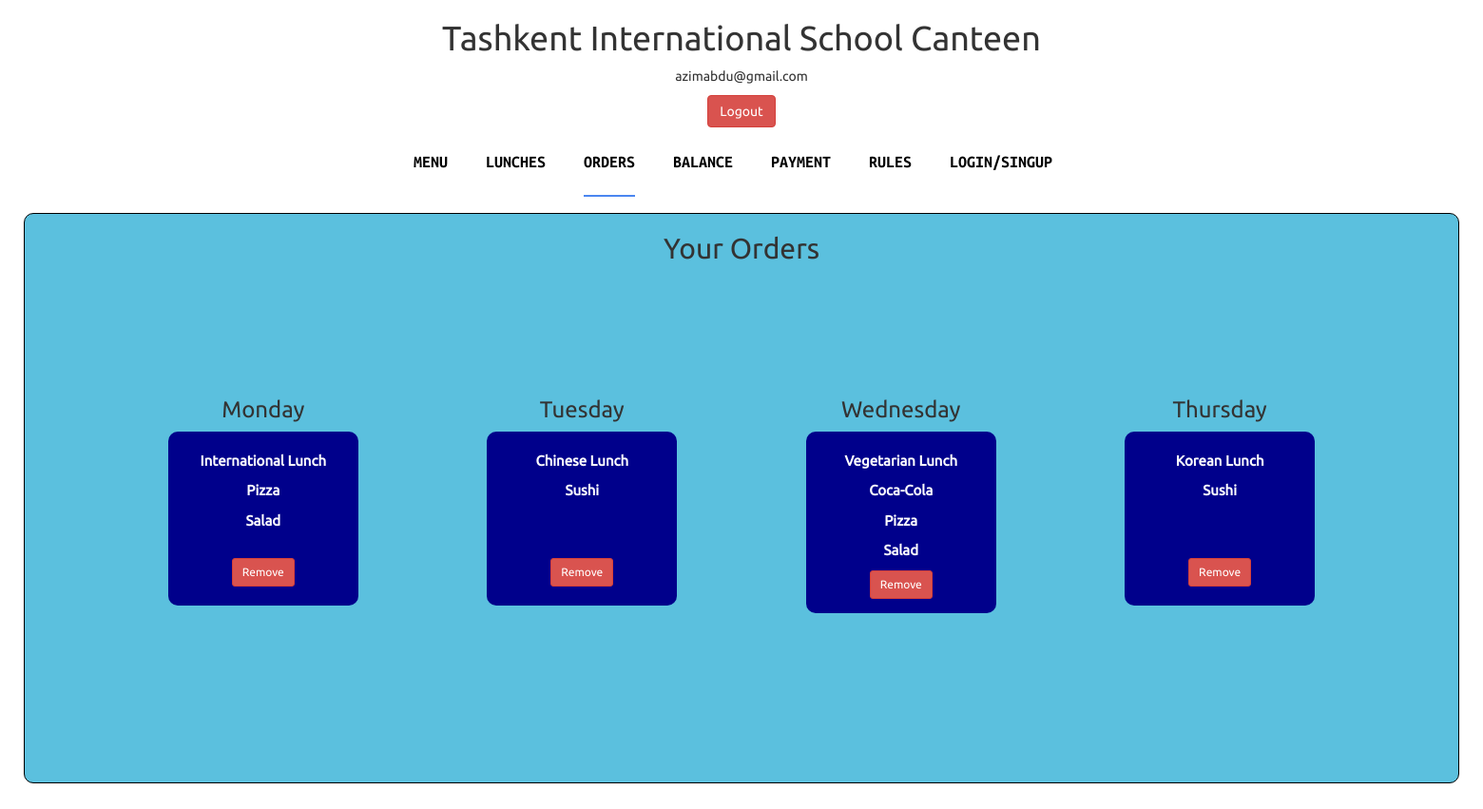
/orders (signed in), run on an earlier commit of the app's database.
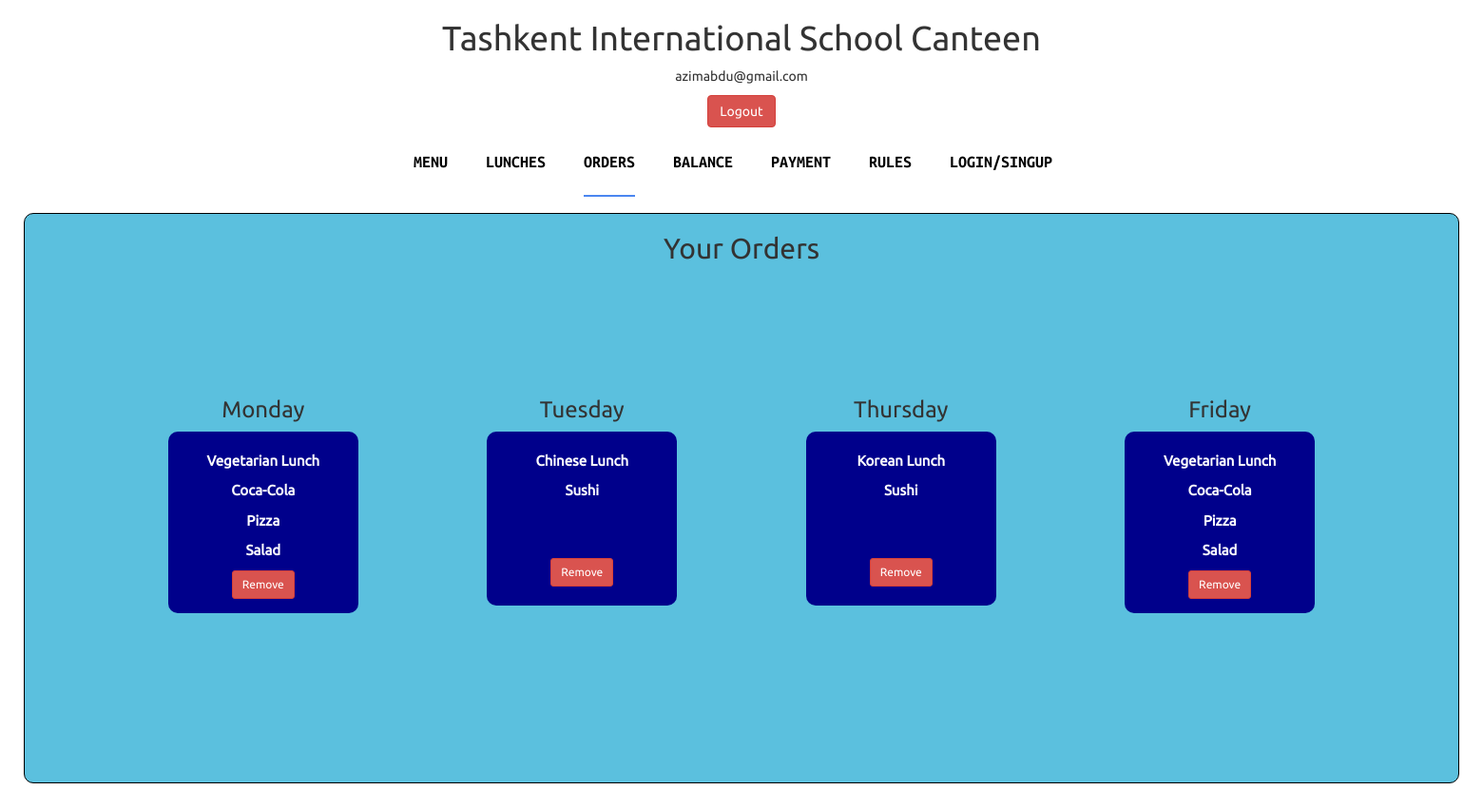
And on a later commit of the database.
### main/models.py (models this page shows, shortened)
class User(AbstractUser):
    username = None
    email = models.EmailField(unique=True, blank=False, null=False)
    full_name = models.CharField(max_length=255, blank=False, null=False)
    balance = models.DecimalField(max_digits=1000, default=1000, blank=True, decimal_places=2)
    USERNAME_FIELD = 'email'
    REQUIRED_FIELDS = []
    objects = UserManager()

class Order(models.Model):
    user = models.ForeignKey(User, on_delete=models.CASCADE, related_name="order")
    weekday = models.ForeignKey(WeekDay, on_delete=models.CASCADE, related_name="orders")
    lunch = models.ForeignKey(Lunch, on_delete=models.CASCADE, related_name="lunch")
    paid = models.BooleanField(default=False)
    class Meta:
        unique_together = ('user', 'lunch', 'weekday')

class WeekDay(models.Model):
    weekday = models.CharField(max_length=255, choices=WEEK_DAYS, unique=True)
    lunch = models.ManyToManyField(Lunch, related_name="weekday", blank=True)
    def __str__(self):
        return f"{self.weekday}"

class Lunch(models.Model):
    name = models.CharField(max_length=255, blank=False, null=False)
    def __str__(self):
        return f"{self.name}"

class MenuItem(models.Model):
    lunch = models.ManyToManyField(Lunch, related_name="menuitem")
    title = models.CharField(max_length=255, blank=False, null=False)
    price = models.DecimalField(max_digits=1000, decimal_places=2)
    def __str__(self):
        return f"{self.title}"

### main/views.py (the view)
@login_required
def orders(request):
    user = request.user
    orders = Order.objects.filter(user=user).order_by("weekday_id")
    return render(request, "orders.html", {
        "orders": orders,
    })

### templates/orders.html
{% extends "main.html" %}
{% block content %}
    <h2>Your Orders</h2>
    <div class="order-row">
        <div class="block-wrapper ">
            {% for order in orders %}
                <div class="displaycolumn">
                <h3 class="fitcontent">{{ order.weekday }}</h3>
                 <div class="block-item forcolumn">
                 <div>
                    <p class="title">{{ order.lunch }} Lunch</p>
                    {% for item in order.lunch.menuitem.all %}
                        <p>{{ item }}</p>
                    {% endfor %}
                 </div>
                        <a href="{% url "main:remove-order" order.weekday_id order.lunch_id %}">
                             <button class="block_item-btn btn btn-danger btn-sm">Remove</button>
                        </a>
                    </div>
                </div>
            {% endfor %}
        </div>
    </div>
{% endblock %}

### templates/main.html (shortened to what this page needs)
{% load static %}
<!doctype html>
<html lang="en">
<head>
    <link rel="stylesheet" href="{% static 'css/main.css' %}">
    <link rel="stylesheet" href="{% static 'css/bootstrap.min.css' %}" />
    <link rel="stylesheet" href="{% static 'css/font-awesome.min.css' %}" />
    <link rel="stylesheet" href="{% static 'css/style.css' %}" />
</head>
<body>
    <h1>Tashkent International School Canteen</h1>
    {% if request.user.is_authenticated %}
        {{ request.user.email }}
        <br>
        <a href="{% url 'main:logout' %}">
            <button style="margin-top: 10px;" class="btn btn-danger">Logout</button>
        </a>
    {% else %}
        <a href="{% url 'main:login' %}">
            <button class="btn btn-success">Login</button>
        </a>
    {% endif %}
    <nav class="navbar">
        <div class="container">
                <div class="collapse navbar-collapse" id="bs-example-navbar-collapse-1">
                    <ul class="nav navbar-nav">
                        {% if request.path == "/" %}
                            <li class="active"><a href="{% url "main:home" %}">Menu</a></li>
                        {% else %}
                            <li><a href="{% url "main:home" %}">Menu</a></li>
                        {% endif %}
                        {% if request.path == "/lunches" %}
                            <li class="active"><a href="{% url "main:lunches" %}">Lunches</a></li>
                        {% else %}
                            <li class=""><a href="{% url "main:lunches" %}">Lunches</a></li>
                        {%  endif %}
                        {% if request.path == "/orders" %}
                            <li class="active"><a href="{% url "main:orders" %}">Orders</a></li>
                        {% else %}
                            <li><a href="{% url "main:orders" %}">Orders</a></li>
                        {% endif  %}
                        {% if request.path == "/balance" %}
                            <li class="active"><a href="{% url "main:balance" %}">Balance</a></li>
                        {% else %}
                            <li><a href="{% url "main:balance" %}">Balance</a></li>
                        {%  endif %}
                        {% if request.path == "/payment" %}
                            <li class="active"><a href="{% url "main:payment" %}">Payment</a></li>
                        {% else %}
                            <li><a href="{% url "main:payment" %}">Payment</a></li>
                        {% endif %}
                        {% if request.path == "/rules" %}
                            <li class="active"><a href="{% url "main:rules" %}" >Rules</a></li>
                        {% else %}
                            <li><a href="{% url "main:rules" %}" >Rules</a></li>
                        {% endif %}
                        {% if request.path == "/login" or request.path == "/register"%}
                            <li class="active"><a href="{% url "main:login" %}">Login/Signup</a></li>
                        {% else %}
                            <li><a href="{% url "main:login" %}">Login/Singup</a></li>
                        {% endif %}
                    </ul>
                </div>
            </div>
	</nav>
    <div class="main">
        {% block content %}
        {% endblock %}
    </div>
</body>
</html>

### static/css/main.css (style rules this page uses)
html { margin: 0; padding: 0; }
body { text-align: center; margin: 0; padding: 0; }
h1 { font-size: 35px; }
.main { border: 1px solid black; background-color: #5bc0de; margin-left: 25px; margin-right: 25px; height: 600px; margin-bottom: 50px; border-radius: 10px; }
.block-item p { font-weight: bold; font-size: 15px; }
.order-row { display: flex; justify-content: center; margin-top: 120px; height: 40%; }
.order-row .block-wrapper { display: flex; justify-content: space-between; width: 80%; position: relative; }
.fitcontent { height: fit-content; }
.displaycolumn { display: flex; flex-direction: column; }
.order-row .block-wrapper .block-item { padding: 20px; border-radius: 10px; width: 200px; height: 80%; margin-top: auto; }
.forcolumn { color: white; background-color: darkblue; display: flex; flex-direction: column; justify-content: space-between; }
.block_item-btn { margin-bottom: 0; }
.title { font-size: 15px; }

### static/css/style.css (style rules this page uses)
ul { list-style-type: none; }
body { font-family: 'Ubuntu-R'; }
nav.navbar { z-index: 99; height: 70px; margin-left: 380px; }
ul.navbar-nav li.active a { border-bottom: 2px solid #4b86f0; }
ul.navbar-nav li a { color: #000; font-size: 18px; font-family: 'UbuntuMB'; text-transform: uppercase; padding: 25px 0px; margin: 0px 20px; }

What changed in the data, as far as the page shows it:
removed Order: weekday "Wednesday", lunch "Vegetarian", MenuItem (title "Coca-Cola"), MenuItem (title "Pizza"), MenuItem (title "Salad")
changed Order "Monday": lunch "International" → "Vegetarian"; gains MenuItem (title "Coca-Cola")
added Order: weekday "Friday", lunch "Vegetarian", MenuItem (title "Coca-Cola"), MenuItem (title "Pizza"), MenuItem (title "Salad")
